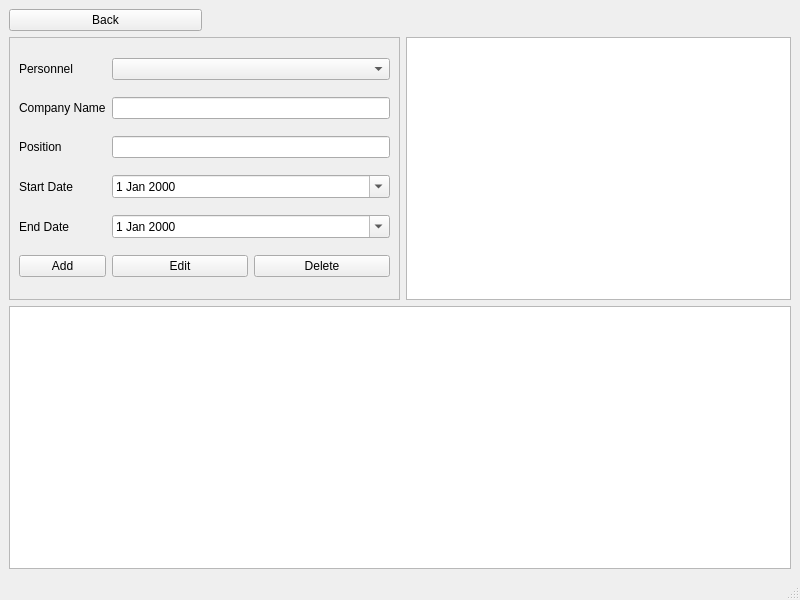
<?xml version="1.0" encoding="UTF-8"?>
<ui version="4.0">
 <class>WorkExperienceWindow</class>
 <widget class="QMainWindow" name="WorkExperienceWindow">
  <property name="geometry">
   <rect>
    <x>0</x>
    <y>0</y>
    <width>800</width>
    <height>600</height>
   </rect>
  </property>
  <property name="windowTitle">
   <string>Опыт работы</string>
  </property>
  <widget class="QWidget" name="centralwidget">
   <layout class="QGridLayout" name="gridLayout_2">
    <item row="0" column="0">
     <widget class="QPushButton" name="btnBack">
      <property name="text">
       <string>Back</string>
      </property>
     </widget>
    </item>
    <item row="0" column="1" colspan="3">
     <spacer name="horizontalSpacer">
      <property name="orientation">
       <enum>Qt::Horizontal</enum>
      </property>
      <property name="sizeHint" stdset="0">
       <size>
        <width>40</width>
        <height>20</height>
       </size>
      </property>
     </spacer>
    </item>
    <item row="1" column="0" colspan="2">
     <widget class="QFrame" name="frame">
      <property name="frameShape">
       <enum>QFrame::StyledPanel</enum>
      </property>
      <property name="frameShadow">
       <enum>QFrame::Raised</enum>
      </property>
      <layout class="QGridLayout" name="gridLayout">
       <item row="0" column="0">
        <widget class="QLabel" name="labelPersonnelId">
         <property name="text">
          <string>Personnel</string>
         </property>
        </widget>
       </item>
       <item row="0" column="1">
        <widget class="QComboBox" name="cbPersonnelId"/>
       </item>
       <item row="1" column="0">
       <widget class="QLabel" name="labelCompanyName">
        <property name="text">
         <string>Company Name</string>
        </property>
       </widget>
      </item>
      <item row="1" column="1">
       <widget class="QLineEdit" name="leCompanyName"/>
      </item>
      <item row="2" column="0">
       <widget class="QLabel" name="labelPosition">
        <property name="text">
         <string>Position</string>
        </property>
       </widget>
      </item>
      <item row="2" column="1">
       <widget class="QLineEdit" name="lePosition"/>
      </item>
      <item row="3" column="0">
       <widget class="QLabel" name="labelStartDate">
        <property name="text">
         <string>Start Date</string>
        </property>
       </widget>
      </item>
      <item row="3" column="1">
       <widget class="QDateEdit" name="deStartDate">
        <property name="calendarPopup">
         <bool>true</bool>
        </property>
       </widget>
      </item>
      <item row="4" column="0">
       <widget class="QLabel" name="labelEndDate">
        <property name="text">
         <string>End Date</string>
        </property>
       </widget>
      </item>
      <item row="4" column="1">
       <widget class="QDateEdit" name="deEndDate">
        <property name="calendarPopup">
         <bool>true</bool>
        </property>
       </widget>
      </item>
      <item row="5" column="0">
       <widget class="QPushButton" name="btnAdd">
        <property name="text">
         <string>Add</string>
        </property>
       </widget>
      </item>
      <item row="5" column="1">
       <layout class="QHBoxLayout" name="horizontalLayout">
        <item>
         <widget class="QPushButton" name="btnEdit">
          <property name="text">
           <string>Edit</string>
          </property>
         </widget>
        </item>
        <item>
         <widget class="QPushButton" name="btnDelete">
          <property name="text">
           <string>Delete</string>
          </property>
         </widget>
        </item>
       </layout>
      </item>
     </layout>
    </widget>
   </item>
   <item row="1" column="2" colspan="2">
    <widget class="QTableWidget" name="tableWidget"/>
   </item>
   <item row="2" column="0" colspan="4">
    <widget class="QTextEdit" name="teResult">
     <property name="readOnly">
      <bool>true</bool>
     </property>
    </widget>
   </item>
  </layout>
 </widget>
 <widget class="QMenuBar" name="menubar"/>
 <widget class="QStatusBar" name="statusbar"/>
</widget>
<resources/>
<connections/>
</ui>
